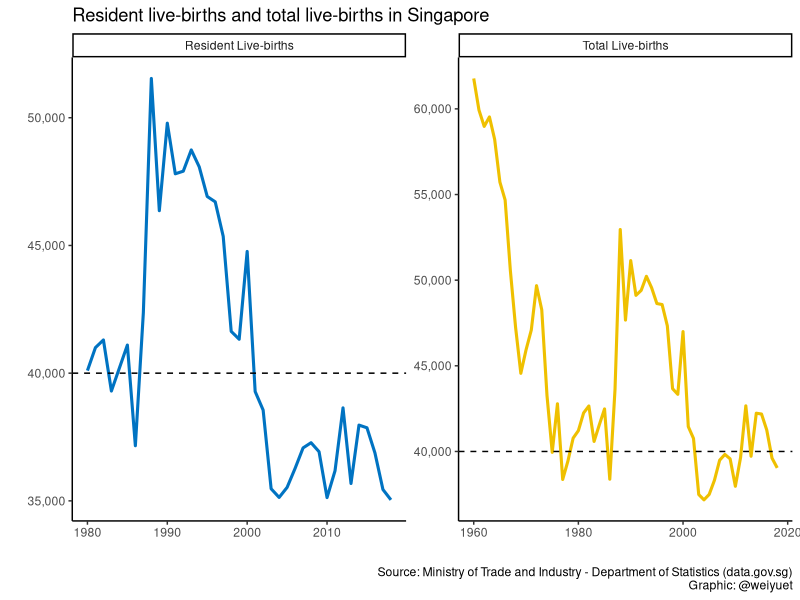
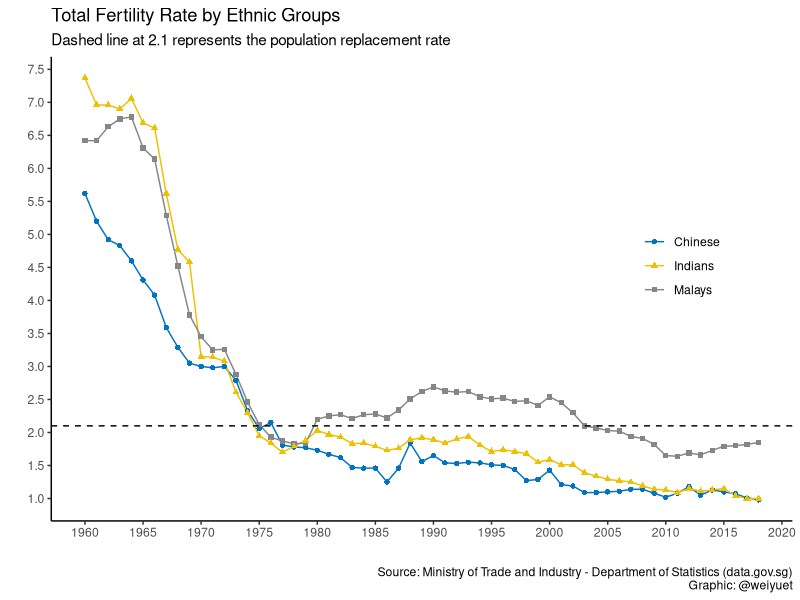
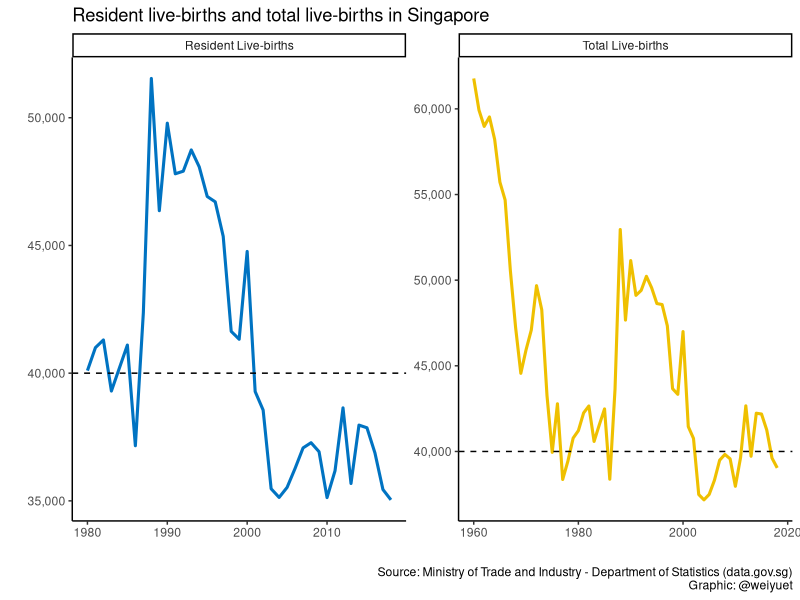
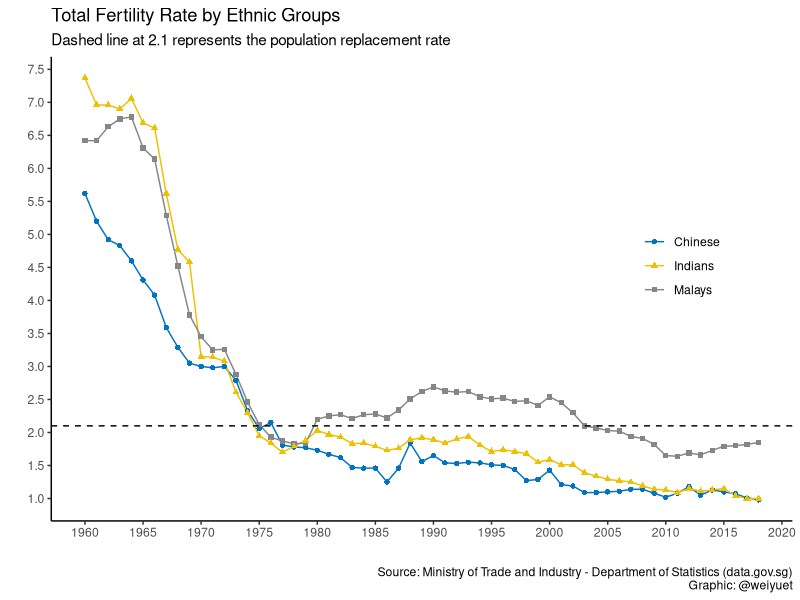

Write R code to recreate these figures, in order.
#Loading libraries
library(tidyverse)
library(scales)
library(ggsci)

# Loading live-births data
live_births <- read_csv("data/births-and-fertility-annual/live-births.csv")

# Data wrangling
live_births$value <- as.double(as.character(live_births$value))

# Plotting number of live-births
live_births %>% 
  drop_na() %>% 
  ggplot(aes(x = year, y = value, colour = level_1)) +
  geom_line(size = 1.05) +
  geom_hline(yintercept = 40000, linetype = 2, size = 0.5) +
  facet_wrap(~level_1, scales = "free") +
  scale_y_continuous(labels = label_number(big.mark = ",")) +
  theme_classic() +
  theme(legend.position = "none") +
  scale_colour_jco() +
  labs(x = "", y = "",
       title = "Resident live-births and total live-births in Singapore",
       caption = "Source: Ministry of Trade and Industry - Department of Statistics (data.gov.sg)\nGraphic: @weiyuet")

ggsave("figures/resident-and-total-live-births.png", width = 8, height = 6)

# Loading total fertility rate by ethnic group data
total_fertility_rate_by_ethnic_group <- read_csv("data/births-and-fertility-annual/total-fertility-rate-by-ethnic-group.csv")

total_fertility_rate_by_ethnic_group %>% 
  ggplot(aes(x = year, y = value, colour = level_2)) +
  geom_line() +
  geom_point(aes(shape = level_2)) +
  geom_hline(yintercept = 2.1, linetype = 2, size = 0.5) +
  theme_classic() +
  theme(legend.title = element_blank(),
        legend.position = c(0.85, 0.55)) +
  scale_x_continuous(breaks = seq(1960, 2020, 5)) +
  scale_y_continuous(breaks = seq(0, 8, 0.5), labels = label_number(decimal.mark = '.', accuracy = 0.1)) +
  scale_colour_jco() +
  labs(x = "", y ="",
       title = "Total Fertility Rate by Ethnic Groups",
       subtitle = "Dashed line at 2.1 represents the population replacement rate",
       caption = "Source: Ministry of Trade and Industry - Department of Statistics (data.gov.sg)\nGraphic: @weiyuet")

ggsave("figures/fertility-rate-ethnic-groups.png", width = 8, height = 6)
